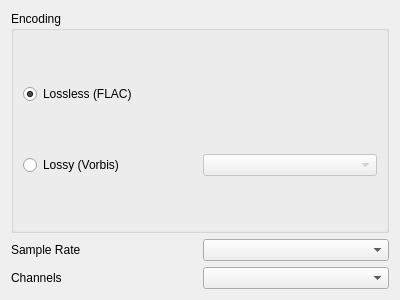
<?xml version="1.0" encoding="UTF-8"?>
<ui version="4.0">
 <class>OggPanel</class>
 <widget class="QWidget" name="OggPanel">
  <property name="geometry">
   <rect>
    <x>0</x>
    <y>0</y>
    <width>400</width>
    <height>300</height>
   </rect>
  </property>
  <property name="windowTitle">
   <string>Form</string>
  </property>
  <layout class="QVBoxLayout" name="verticalLayout">
   <item>
    <widget class="QGroupBox" name="groupBox">
     <property name="title">
      <string>Encoding</string>
     </property>
     <layout class="QGridLayout" name="gridLayout">
      <item row="0" column="0">
       <widget class="QRadioButton" name="lossless">
        <property name="text">
         <string>Lossless (FLAC)</string>
        </property>
        <property name="checked">
         <bool>true</bool>
        </property>
       </widget>
      </item>
      <item row="1" column="0">
       <widget class="QRadioButton" name="lossy">
        <property name="text">
         <string>Lossy (Vorbis)</string>
        </property>
       </widget>
      </item>
      <item row="1" column="1">
       <widget class="QComboBox" name="quality">
        <property name="enabled">
         <bool>false</bool>
        </property>
       </widget>
      </item>
     </layout>
    </widget>
   </item>
   <item>
    <layout class="QGridLayout" name="gridLayout_2">
     <item row="0" column="0">
      <widget class="QLabel" name="label">
       <property name="text">
        <string>Sample Rate</string>
       </property>
      </widget>
     </item>
     <item row="0" column="1">
      <widget class="QComboBox" name="sampleRate"/>
     </item>
     <item row="1" column="0">
      <widget class="QLabel" name="label_2">
       <property name="text">
        <string>Channels</string>
       </property>
      </widget>
     </item>
     <item row="1" column="1">
      <widget class="QComboBox" name="channels"/>
     </item>
    </layout>
   </item>
  </layout>
 </widget>
 <resources/>
 <connections>
  <connection>
   <sender>lossy</sender>
   <signal>toggled(bool)</signal>
   <receiver>quality</receiver>
   <slot>setEnabled(bool)</slot>
   <hints>
    <hint type="sourcelabel">
     <x>87</x>
     <y>100</y>
    </hint>
    <hint type="destinationlabel">
     <x>269</x>
     <y>105</y>
    </hint>
   </hints>
  </connection>
 </connections>
</ui>
